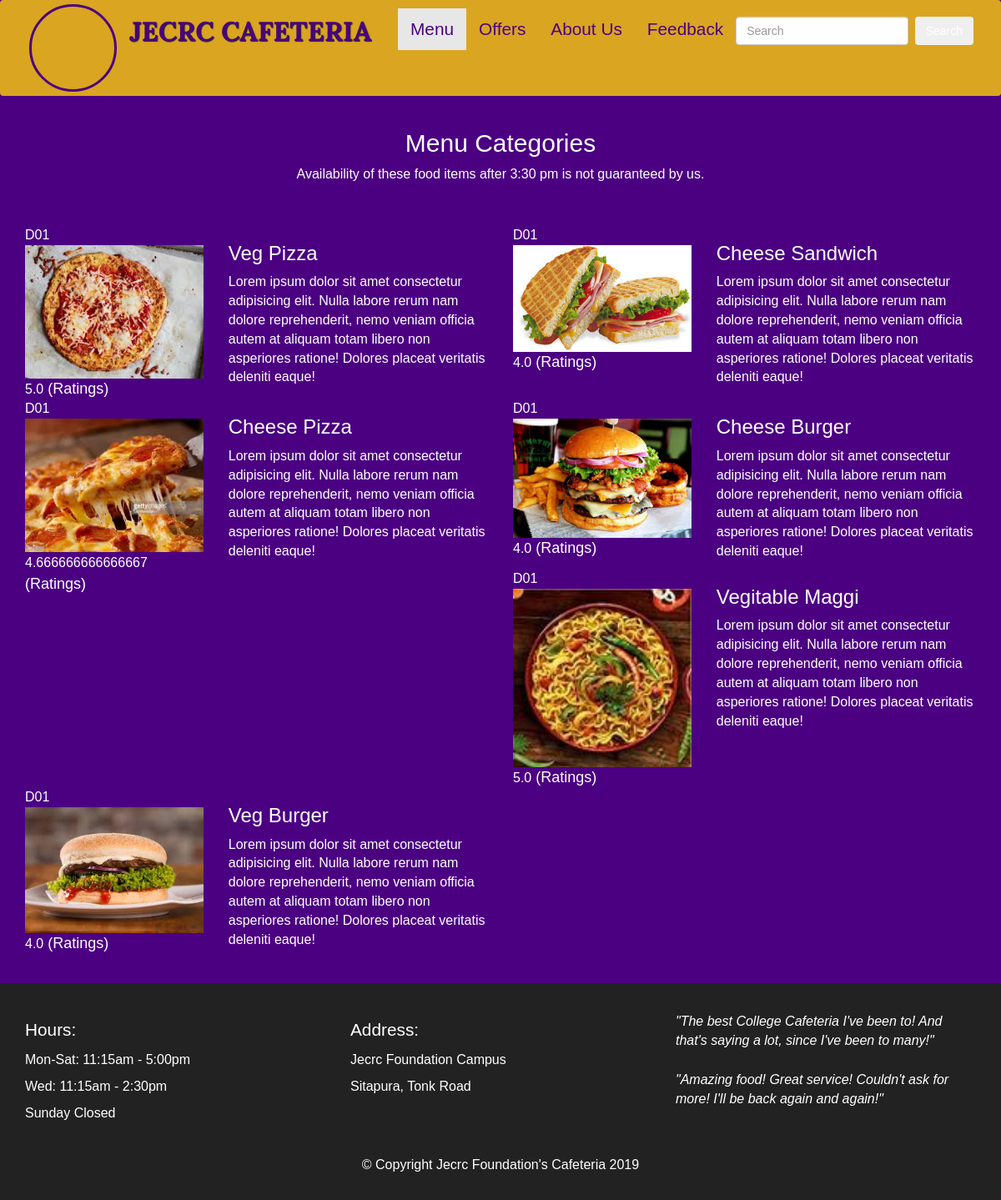
Page /menu/SeeFeedback/ on the committed database.
### menu/models.py (models this page shows)
class Menu(models.Model):
    product_name = models.CharField(primary_key=True,max_length=50)
    category = models.CharField(max_length=50, default="")
    original_price = models.IntegerField(default=0)
    desc = models.CharField(max_length=300)
    image = models.ImageField(upload_to='images/menucard', default="")
    def __str__(self):
        return self.product_name

class FeedBack(models.Model):
    product_name = models.CharField(max_length=50)
    product_ratings=models.IntegerField(default=2.5)
    comment = models.CharField(max_length=200)
    def __str__(self):
        return self.product_name

### menu/views.py (the view)
# urls.py: path("SeeFeedback/", views.SeeFeedback),
def SeeFeedback(request):
    allProds = []
    catprods = FeedBack.objects.values('product_name')
    print(catprods,"This Is CatProds")
    cats = {item['product_name'] for item in catprods}
    print(cats,"This Is Cats")
    for cat in cats:
        prod = FeedBack.objects.filter(product_name=cat)
        prod_image = Menu.objects.filter(product_name=cat)
        s=0
        avg_rating=0
        for product in prod:
            s=s+product.product_ratings
        else:
            if len(prod)!=0:
                avg_rating = s/len(prod)
        allProds.append([prod,avg_rating,prod_image])
    print(allProds,"This is All Prods")
    params = {'allProds':allProds}
    return render(request,'menu/SeeFeedback.html',params)

### cafe/templates/menu/SeeFeedback.html (shortened to what this page needs)
{% load static %}
<!doctype html>
<html lang="en">
<head>
    {% load static %}
    <link rel="stylesheet" href="https://maxcdn.bootstrapcdn.com/bootstrap/3.3.6/css/bootstrap.min.css"
>
</head>
<body>
    <header>
        <nav id="header-nav" class="navbar navbar-default">
            <div class="container">
                <div class="navbar-header">
                    <a href="#" class="pull-left visible-lg">
                        <div id="logo-img" alt="_logo image"> </div>
                    </a>
                    <div class="navbar-brand">
                        <a href="/">
                            <h1>JECRC CAFETERIA</h1>
                        </a>
                    </div>
                </div>
                <div id="collapsable-nav" class="collapse navbar-collapse">
                    <ul id="nav-list" class="nav navbar-nav navbar-right">
                        <li class="visible-xs">
                        <li class="active">
                            <a class="nav-link" href="/menu/">Menu</a>
                        </li>
                        <li class="nav-item">
                            <a class="nav-link" href="/offers/">Offers</a>
                        </li>
                        <li class="nav-item">
                            <a class="nav-link" href="/menu/about">About Us</a>
                        </li>
                        <li class="nav-item">
                            <a class="nav-link" href="/menu/feedback">Feedback</a>
                        </li>
                        <li>
                            <form class="form-inline my-2 my-lg-2" method='POST' action='/menu/search/'>
                                <input id="input" class="form-control mr-sm-2 my-1" type="search" name="search"
                                    placeholder="Search">
                                <button id="btn1" class="btn btn-outline-success my-2 my-sm-0"
                                    type="submit">Search</button>
                            </form>
                        </li>
                    </ul>
                </div>
            </div>
        </nav>
    </header>
    <div id="main-content" class="container">
        <h2 id="menu-categories-title" class="text-center">Menu Categories</h2>
        <div class="text-center" style="color: white;">
            Availability of these food items after 3:30 pm is not guaranteed by us.
        </div>
        <section class="row">
            {% for product,ratings,image_list in allProds %}
            {% if product.0.product_name == image_list.0.product_name %}
            {% if forloop.counter|divisibleby:3 and forloop.counter > 0 and not forloop.last %}
            <div class="clearfix visible-lg-block visible-md-block"></div>
            {% endif %}
            <div class="menu-item-tile col-md-6">
                <div class="row">
                    <div class="col-sm-5">
                        <div class="menu-item-photo">
                            <div>D01</div>
                            <img class="img-responsive" width="250" height="150" src="/media/{{ image_list.0.image }}"
                                alt="Item">
                        </div>
                        <div class="menu-item-price">{{ ratings }}<span style="font-size: 18px">
                                (Ratings)</span>
                        </div>
                    </div>
                    <div class="menu-item-description col-sm-7">
                        <h3 class="menu-item-title">{{product.0.product_name}}</h3>
                        <p class="menu-item-details">Lorem ipsum dolor sit amet consectetur adipisicing elit. Nulla
                            labore rerum nam dolore reprehenderit, nemo veniam officia autem at aliquam totam libero non
                            asperiores ratione! Dolores placeat veritatis deleniti eaque!</p>
                    </div>
                </div>
            </div>
            {% endif %}
            {% endfor %}
        </section>
    </div>
    <footer class="panel-footer">
        <div class="container">
            <div class="row">
                <section id="hours" class="col-sm-4">
                    <span>Hours:</span><br>
                    Mon-Sat: 11:15am - 5:00pm<br>
                    Wed: 11:15am - 2:30pm<br>
                    Sunday Closed
                </section>
                <section id="address" class="col-sm-4">
                    <span>Address:</span><br>
                    Jecrc Foundation Campus<br>
                    Sitapura, Tonk Road
                </section>
                <section id="testimonials" class="col-sm-4">
                    <p>"The best College Cafeteria I've been to! And that's saying a lot, since I've been to many!"</p>
                    <p>"Amazing food! Great service! Couldn't ask for more! I'll be back again and again!"</p>
                </section>
            </div>
            <div class="text-center">&copy; Copyright Jecrc Foundation's Cafeteria 2019</div>
        </div>
    </footer>
</body>
</html>

### cafe/templates/menu/SeeFeedback.html (style rules this page uses)
#main-content { color: white; }
body { font-size: 16px; color: white; background-color: indigo; font-family: 'Oxygen', sans-serif; }
#header-nav { background-color: goldenrod; border-radius: ; border: ; }
#logo-img { background: url('/media/images/jecrc_image.jpg') no-repeat; width: 105px; height: 105px; background-size: 100px 100px; margin: 5px 15px 5px 5px; border-radius: 1200px; border: 3px solid indigo; }
.navbar-brand { padding-top: 15px; }
.navbar-brand h1 { font-family: 'lora', serif; color: indigo; font-size: 1.8em; text-transform: uppercase; font-weight: bold; text-shadow: 1px 1px 1px #222; margin-top: 0; margin-bottom: 0; line-height: .75; padding-top: 10px; }
#nav-list { margin-top: 10px; }
#nav-list a { color: indigo; text-align: center; font-size: 1.3em; margin-right: 0px; }
.navbar { border: 0px; }
#menu-categories-title+div { color: indigo; margin-bottom: 50px; }
.panel-footer { margin-top: 30px; padding-top: 35px; padding-bottom: 30px; background-color: #222; border-top: 0; color: white; }
.panel-footer div.row { margin-bottom: 35px; }
#hours, #address { line-height: 2; }
#hours>span, #address>span { font-size: 1.3em; }
#testimonials { font-style: italic; }
#testimonials p:nth-child(2) { margin-top: 25px; }
@media (min-width: 1200px) { #input { margin-top: 10px; } }
@media (min-width: 1200px) { #btn1 { margin-top: 10px; margin-left: 3px; margin-right: 3px; } }

### rows in the picture
Menu: image (picture)
FeedBack: product_name "Veg Pizza"
Menu: image (picture)
FeedBack: product_name "Cheese Sandwich"
Menu: image (picture)
FeedBack: product_name "Cheese Pizza"
Menu: image (picture)
FeedBack: product_name "Cheese Burger"
Menu: image (picture)
FeedBack: product_name "Vegitable Maggi"
Menu: image (picture)
FeedBack: product_name "Veg Burger"

### other values in the picture
{{ ratings }} "5.0" "4.0" "4.666666666666667" "4.0" "5.0" "4.0"
